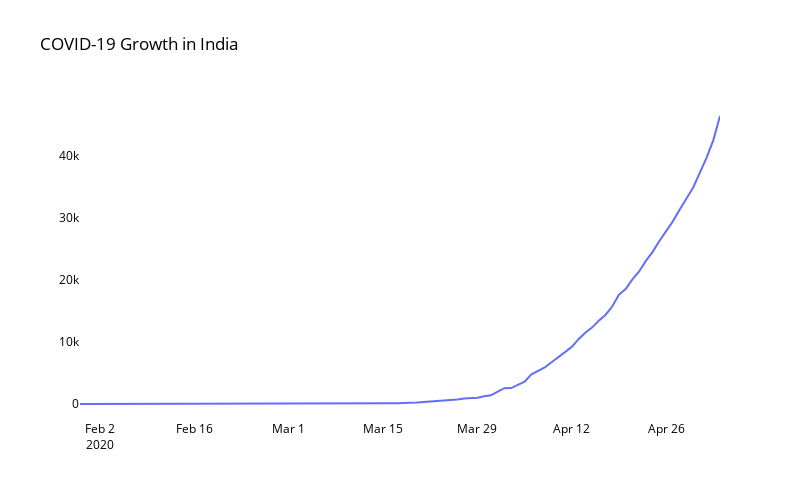

Notebook source saved alongside this figure:
### Code cell
ncov_india = ncov_df[ncov_df['Country'] == 'India']
ncov_india = pd.DataFrame(ncov_india.groupby(['ObservationDate'])['Confirmed', 'Deaths', 'Recovered'].sum()).reset_index()
fig1 = go.Figure()
fig1.add_trace(go.Scatter(x=ncov_india['ObservationDate'], y=ncov_india['Confirmed'], name='Confirmed Cases'))
# fig1.add_trace(go.Scatter(x=ncov_india[21:23]['ObservationDate'], y=ncov_india[21:23]['Confirmed'], mode='markers', name='Inflection', marker=dict(color='Red',line=dict(width=5, color='Red'))))
fig1.layout.update(title_text='COVID-19 Growth in India',xaxis_showgrid=False, yaxis_showgrid=False, width=800,
        height=500,font=dict(
#         family="Courier New, monospace",
        size=12,
        color="Black"
    ))
fig1.layout.plot_bgcolor = 'white'
fig1.layout.paper_bgcolor = 'white'
fig1.show()
